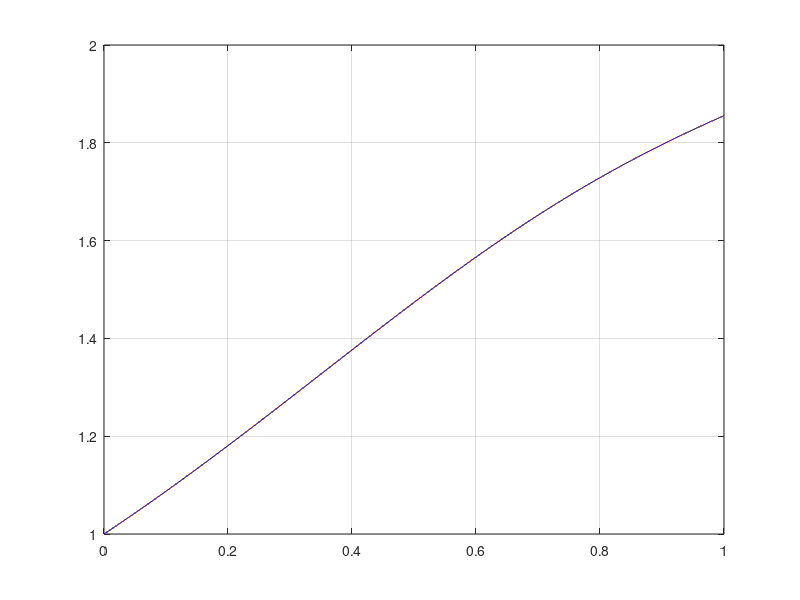

Reproduce this figure in MATLAB.
%Method 1 
n=100;
h=1/n;
x= 0: h :1; 
y= exp(x.*sin(cos(sin(x)))); 
Int=(y(1)+y(n+1))/2 ;
for i=2: n 
    Int=Int+y(i); 
end 
Int=h*Int ;
disp(Int) ;
plot(x,y,'r');

hold on;

%Method 2

x= 0 : 0.00001 : 1 ;
y=exp(x.*sin(cos(sin(x)))) ;
Int=trapz(x,y);
plot(x,y,'b');
grid on;

